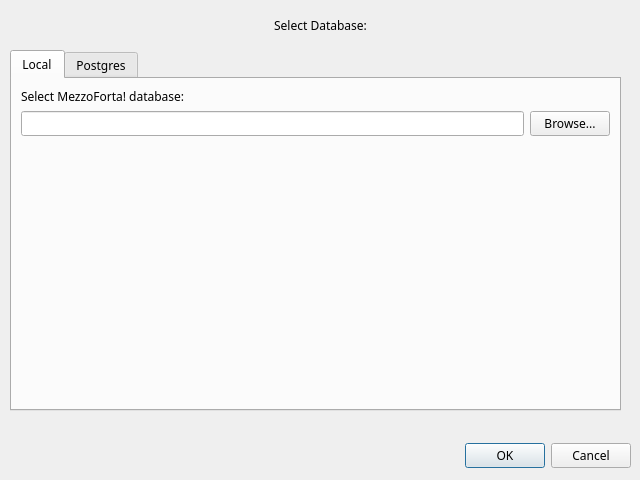
<?xml version="1.0" encoding="UTF-8"?>
<ui version="4.0">
 <class>DatabaseSelector</class>
 <widget class="QDialog" name="DatabaseSelector">
  <property name="geometry">
   <rect>
    <x>0</x>
    <y>0</y>
    <width>640</width>
    <height>480</height>
   </rect>
  </property>
  <property name="sizePolicy">
   <sizepolicy hsizetype="Ignored" vsizetype="Ignored">
    <horstretch>0</horstretch>
    <verstretch>0</verstretch>
   </sizepolicy>
  </property>
  <property name="windowTitle">
   <string>Dialog</string>
  </property>
  <widget class="QDialogButtonBox" name="buttonBox">
   <property name="geometry">
    <rect>
     <x>10</x>
     <y>440</y>
     <width>621</width>
     <height>32</height>
    </rect>
   </property>
   <property name="font">
    <font>
     <family>Trebuchet MS</family>
    </font>
   </property>
   <property name="orientation">
    <enum>Qt::Horizontal</enum>
   </property>
   <property name="standardButtons">
    <set>QDialogButtonBox::Cancel|QDialogButtonBox::Ok</set>
   </property>
  </widget>
  <widget class="QTabWidget" name="tabWidget">
   <property name="enabled">
    <bool>true</bool>
   </property>
   <property name="geometry">
    <rect>
     <x>10</x>
     <y>50</y>
     <width>611</width>
     <height>361</height>
    </rect>
   </property>
   <property name="font">
    <font>
     <family>Trebuchet MS</family>
    </font>
   </property>
   <property name="currentIndex">
    <number>0</number>
   </property>
   <widget class="QWidget" name="sqlite">
    <property name="enabled">
     <bool>true</bool>
    </property>
    <attribute name="title">
     <string>Local</string>
    </attribute>
    <layout class="QGridLayout" name="gridLayout_3">
     <item row="0" column="0">
      <layout class="QVBoxLayout" name="tab1">
       <item>
        <layout class="QHBoxLayout" name="horizontalLayout1">
         <item>
          <widget class="QLabel" name="l_SQLITEPath">
           <property name="font">
            <font>
             <family>Trebuchet MS</family>
            </font>
           </property>
           <property name="text">
            <string>Select MezzoForta! database:</string>
           </property>
          </widget>
         </item>
        </layout>
       </item>
       <item>
        <layout class="QHBoxLayout" name="horizontalLayout2">
         <item>
          <widget class="QLineEdit" name="SQLITEPath"/>
         </item>
         <item>
          <widget class="QPushButton" name="SQLITEBrowseButton">
           <property name="font">
            <font>
             <family>Trebuchet MS</family>
            </font>
           </property>
           <property name="text">
            <string>Browse...</string>
           </property>
          </widget>
         </item>
        </layout>
       </item>
      </layout>
     </item>
     <item row="1" column="0">
      <spacer name="verticalSpacer">
       <property name="orientation">
        <enum>Qt::Vertical</enum>
       </property>
       <property name="sizeHint" stdset="0">
        <size>
         <width>20</width>
         <height>40</height>
        </size>
       </property>
      </spacer>
     </item>
    </layout>
   </widget>
   <widget class="QWidget" name="postgres">
    <attribute name="title">
     <string>Postgres</string>
    </attribute>
    <layout class="QGridLayout" name="gridLayout_2">
     <item row="0" column="0">
      <layout class="QGridLayout" name="tab2">
       <item row="0" column="0">
        <layout class="QFormLayout" name="formLayout">
         <item row="0" column="0">
          <widget class="QLabel" name="l_PSQLDatabaseName">
           <property name="font">
            <font>
             <family>Trebuchet MS</family>
            </font>
           </property>
           <property name="text">
            <string>Database Name</string>
           </property>
          </widget>
         </item>
         <item row="0" column="1">
          <widget class="QLineEdit" name="PSQLDatabaseName">
           <property name="text">
            <string/>
           </property>
          </widget>
         </item>
         <item row="1" column="0">
          <widget class="QLabel" name="l_PSQLHostName">
           <property name="font">
            <font>
             <family>Trebuchet MS</family>
            </font>
           </property>
           <property name="text">
            <string>Host Name:</string>
           </property>
          </widget>
         </item>
         <item row="1" column="1">
          <widget class="QLineEdit" name="PSQLHostName">
           <property name="text">
            <string/>
           </property>
          </widget>
         </item>
         <item row="2" column="0">
          <widget class="QLabel" name="l_PSQLPort">
           <property name="font">
            <font>
             <family>Trebuchet MS</family>
            </font>
           </property>
           <property name="text">
            <string>Port:</string>
           </property>
          </widget>
         </item>
         <item row="2" column="1">
          <widget class="QLineEdit" name="PSQLPort">
           <property name="text">
            <string/>
           </property>
          </widget>
         </item>
         <item row="3" column="0">
          <widget class="QLabel" name="l_PSQLUserName">
           <property name="font">
            <font>
             <family>Trebuchet MS</family>
            </font>
           </property>
           <property name="text">
            <string>Username:</string>
           </property>
          </widget>
         </item>
         <item row="3" column="1">
          <widget class="QLineEdit" name="PSQLUserName">
           <property name="text">
            <string/>
           </property>
          </widget>
         </item>
         <item row="4" column="0">
          <widget class="QLabel" name="l_PSQLPassword">
           <property name="font">
            <font>
             <family>Trebuchet MS</family>
            </font>
           </property>
           <property name="text">
            <string>Password:</string>
           </property>
          </widget>
         </item>
         <item row="4" column="1">
          <widget class="QLineEdit" name="PSQLPassword">
           <property name="echoMode">
            <enum>QLineEdit::Password</enum>
           </property>
          </widget>
         </item>
        </layout>
       </item>
      </layout>
     </item>
    </layout>
   </widget>
  </widget>
  <widget class="QLabel" name="label">
   <property name="geometry">
    <rect>
     <x>10</x>
     <y>10</y>
     <width>621</width>
     <height>31</height>
    </rect>
   </property>
   <property name="font">
    <font>
     <family>Trebuchet MS</family>
    </font>
   </property>
   <property name="text">
    <string>Select Database:</string>
   </property>
   <property name="alignment">
    <set>Qt::AlignCenter</set>
   </property>
  </widget>
 </widget>
 <resources/>
 <connections>
  <connection>
   <sender>buttonBox</sender>
   <signal>accepted()</signal>
   <receiver>DatabaseSelector</receiver>
   <slot>accept()</slot>
   <hints>
    <hint type="sourcelabel">
     <x>248</x>
     <y>254</y>
    </hint>
    <hint type="destinationlabel">
     <x>157</x>
     <y>274</y>
    </hint>
   </hints>
  </connection>
  <connection>
   <sender>buttonBox</sender>
   <signal>rejected()</signal>
   <receiver>DatabaseSelector</receiver>
   <slot>reject()</slot>
   <hints>
    <hint type="sourcelabel">
     <x>316</x>
     <y>260</y>
    </hint>
    <hint type="destinationlabel">
     <x>286</x>
     <y>274</y>
    </hint>
   </hints>
  </connection>
 </connections>
</ui>
